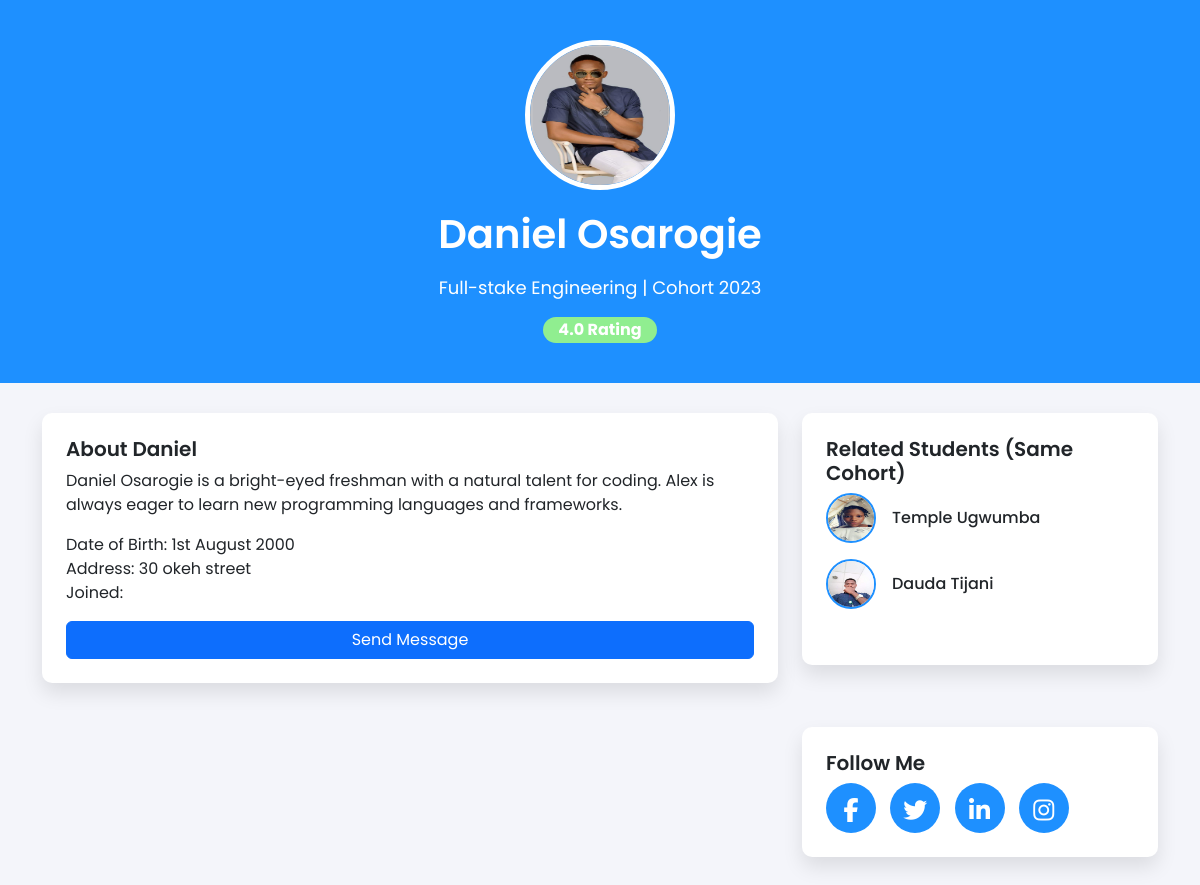
The app's page /profile/student/daniel-osarogie-729837920/ with its own data.
### students/models.py (models this page shows, shortened)
class Student(models.Model):
    username = models.CharField(max_length=100, unique=True)
    slug = models.SlugField(unique=True, blank=True, editable=False)
    first_name = models.CharField(max_length=200)
    last_name = models.CharField(max_length=200)
    status = models.BooleanField(default=True)
    student_type = models.CharField(max_length=100, choices=student_type, default='member')
    email = models.EmailField(max_length=245, unique=True, validators=[email_validator])
    date_join = models.DateTimeField(auto_now_add=True)
    class Meta:
        ordering = ['-date_join']

class Student_profile(models.Model):
    student = models.OneToOneField(Student, on_delete=models.CASCADE)
    bio = models.TextField()
    date_of_birth = models.DateField()
    address = models.CharField(max_length=300)
    rating = models.FloatField(default=0.0)
    profile_picture = models.ImageField(upload_to='student_profile/')

class Program(models.Model):
    courses = models.CharField(max_length=500)
    grade = models.IntegerField(default=0.0)
    student = models.ForeignKey(Student, on_delete=models.CASCADE)

### students/views.py (the view)
# urls.py: path('student/<slug:slug>/', views.student_detail, name='student_detail'),
def student_detail(request, slug):
    try:
        student = Student.objects.get(slug=slug)
    except Student.DoesNotExist:
        return redirect('404')
    cohort_group = student.cohort.first() # type: ignore
    if cohort_group:
        cohort_members = Student.objects.filter(cohort=cohort_group)
    else:
        cohort_members = Student.objects.none()
    context = {
        "student": student,
        "cohort_members": cohort_members,
    }
    return render(request, "newstud/about.html", context)

### students/templates/newstud/about.html (shortened to what this page needs)
{% extends "newstud/header.html" %}
{% block body %}
<body>
    <section class="profile-header">
            <div class="container text-center">
                {% if student.student_profile.profile_picture %}
                    <img src={{ student.student_profile.profile_picture.url }} alt="Profile Picture">
                {% else %}
                    <img src="https://images.search.yahoo.com/search/images?p=dummy+image&fr=mcafee&type=E210US91105G0&imgurl=https%3A%2F%2Fpixy.org%2Fsrc%2F31%2F315160.png#id=4&iurl=https%3A%2F%2Fpixy.org%2Fsrc%2F31%2F315160.png&action=click" alt="Profile" width="80" height="80" class="rounded-circle">
                {% endif %}
                <h1>{{ student.first_name }} {{ student.last_name }}</h1>
                <p>
                    {% for prog in student.program_set.all %}
                        {{ prog.courses }}
                    {% endfor %}
                    | Cohort 2023
                </p>
                <span class="badge badge-custom">{{ student.student_profile.rating }} Rating</span>
            </div>
    </section>
    <section class="profile-content">
        <div class="container">
            <div class="row">
                <div class="col-md-8">
                    <div class="card p-4">
                        <h5>About {{ student.first_name }}</h5>
                        <p>
                            {{ student.first_name }} {{ student.last_name }} is {{ student.student_profile.bio }}
                        </p>
                        <p>
                            Date of Birth: {{ student.student_profile.date_of_birth|date:"jS F Y" }} <br>
                            Address: {{ student.student_profile.address }} <br>
                            Joined: {{ student.student_profile.date_join|date:"F Y"  }}
                        </p>
                    <button type="button" class="btn btn-primary" data-bs-toggle="modal" data-bs-target="#exampleModal" data-bs-whatever="@getbootstrap">Send Message </button>
                    </div>
                </div>
                <div class="col-md-4">
                    <div class="card p-4">
                        <h5>Related Students (Same Cohort)</h5>
                        <ul class="list-unstyled">
                            {% for member in cohort_members %}
                                {% if student.id != member.id %}
                                <li class="d-flex align-items-center mb-3">
                                    <img src={{ member.student_profile.profile_picture.url }} alt="Student" class="related-student-img">
                                    <div class="ms-3">
                                        <h6 class="mb-0">{{ member.first_name }}  {{ member.last_name }}</h6>
                                    </div>
                                </li>
                                {% endif %}
                            {% endfor %}
                        </ul>
                    </div>
                </div>
            </div>
            <div class="row mt-4">
                <div class="col-md-8">
                </div>
                <div class="col-md-4">
                    <div class="card p-4">
                        <h5>Follow Me</h5>
                        <div class="follow-links">
                            <a href="#"><i class="fab fa-facebook-f"></i></a>
                            <a href="#"><i class="fab fa-twitter"></i></a>
                            <a href="#"><i class="fab fa-linkedin-in"></i></a>
                            <a href="#"><i class="fab fa-instagram"></i></a>
                        </div>
                    </div>
                </div>
            </div>
        </div>
    </section>
</body>
{% endblock body %}

### staticfiles/css/index.css (style rules this page uses)
body { font-family: 'Poppins', sans-serif; }
.badge { background-color: #e9f0fa; color: #5A55D8; }

### staticfiles/css/about.css (style rules this page uses)
body { font-family: 'Poppins', sans-serif; background-color: #f4f5fa; }
.profile-header { background: dodgerblue; color: white; padding: 40px 0; text-align: center; }
.profile-header img { border-radius: 50%; border: 5px solid white; width: 150px; height: 150px; }
.profile-header h1 { font-weight: 600; margin-top: 20px; }
.profile-header p { font-size: 18px; color: white; }
.profile-content { padding: 30px; }
.profile-content .card { background: white; box-shadow: 0px 10px 20px rgba(0, 0, 0, 0.1); border: none; border-radius: 10px; margin-bottom: 20px; }
.profile-content .card h5 { font-weight: 600; }
.badge-custom { background-color: lightgreen; color: white; font-size: 16px; padding: 5px 15px; border-radius: 20px; }
.related-student-img { width: 50px; height: 50px; border-radius: 50%; border: 2px solid dodgerblue; }
.follow-links a { display: inline-block; margin-right: 10px; color: white; font-size: 24px; background-color: dodgerblue; padding: 10px; border-radius: 50%; width: 50px; height: 50px; text-align: center; }

### records on screen
Student: student_profile.profile_picture (picture), first_name "Daniel", last_name "Osarogie", student_profile.rating "4.0", student_profile.bio "a bright-eyed freshman with a natural talent for coding. Alex is always eager to learn new programming languages and frameworks.", student_profile.date_of_birth "1st August 2000", student_profile.address "30 okeh street"
Program: courses "Full-stake Engineering"
Student: student_profile.profile_picture (picture), first_name "Temple", last_name "Ugwumba"
Student: student_profile.profile_picture (picture), first_name "Dauda", last_name "Tijani"
